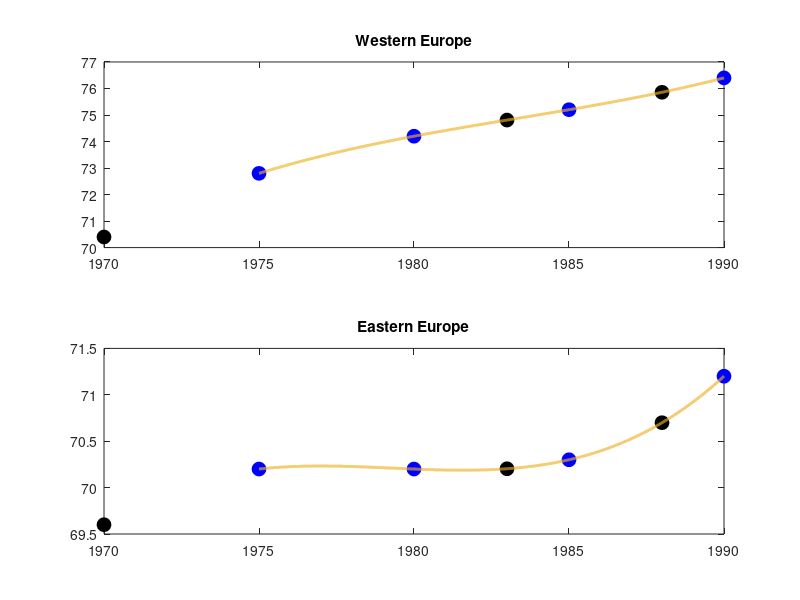

This figure's MATLAB source:


x=[1975  1980  1985  1990];
y=[72.8 74.2 75.2 76.4];%Western data
y2=[70.2 70.2 70.3 71.2];%Eastern data
xin=[1970 1983 1988]; % interpolated locations
disp('Western Europe')
disp('The x data')
x
disp('The y data')
y
disp('  ')


n=length(x);
m=3;%degree number
pp=polyfit(x,y,m);
yin=polyval(pp,xin);
% This is for plotting the interpolating polynomial
xplot=x(1):(x(n)-x(1))/10000:x(n);
yplot=polyval(pp,xplot);


disp('x values to be interpolated')
xin
disp('y values at the xin values')
yin
subplot(211),plot(x,y,'o','MarkerSize',10,'MarkerEdgeColor','b','MarkerFaceColor','b')
hold on
subplot(211),plot(xin,yin,'o','MarkerSize',10,'MarkerEdgeColor','k','MarkerFaceColor','k')
hold on
subplot(211),plot(xplot,yplot,'LineWidth',2),title('Western Europe')
hold off
disp('  ')


%Western Europe

disp('Eastern Europe')
disp('The x data')
x
disp('The y data')
y2
disp('  ')


n=length(x);
m=3;%degree number
pp=polyfit(x,y2,m);
yin=polyval(pp,xin);
% This is for plotting the interpolating polynomial
xplot=x(1):(x(n)-x(1))/10000:x(n);
yplot=polyval(pp,xplot);


disp('x values to be interpolated')
xin
disp('y values at the xin values')
yin
subplot(212),plot(x,y2,'o','MarkerSize',10,'MarkerEdgeColor','b','MarkerFaceColor','b')
hold on
subplot(212),plot(xin,yin,'o','MarkerSize',10,'MarkerEdgeColor','k','MarkerFaceColor','k')
hold on
subplot(212),plot(xplot,yplot,'LineWidth',2),title('Eastern Europe')
hold off
disp('  ')


%Western europe interpolation 1995

x=[1970 1975  1980  1985  1990];
y=[71.8 72.8 74.2 75.2 76.4];%Western data
y2=[69.6 70.2 70.2 70.3 71.2];%Eastern data

xin=[1995]; % interpolated locations

pp=polyfit(x,y,m);
yin=polyval(pp,xin);



disp('Interpolation of western europe in 1995')
yin

%Eastern europe
pp=polyfit(x,y2,m);
yin=polyval(pp,xin);

disp('Interpolation of eastern europe in 1995')
yin
